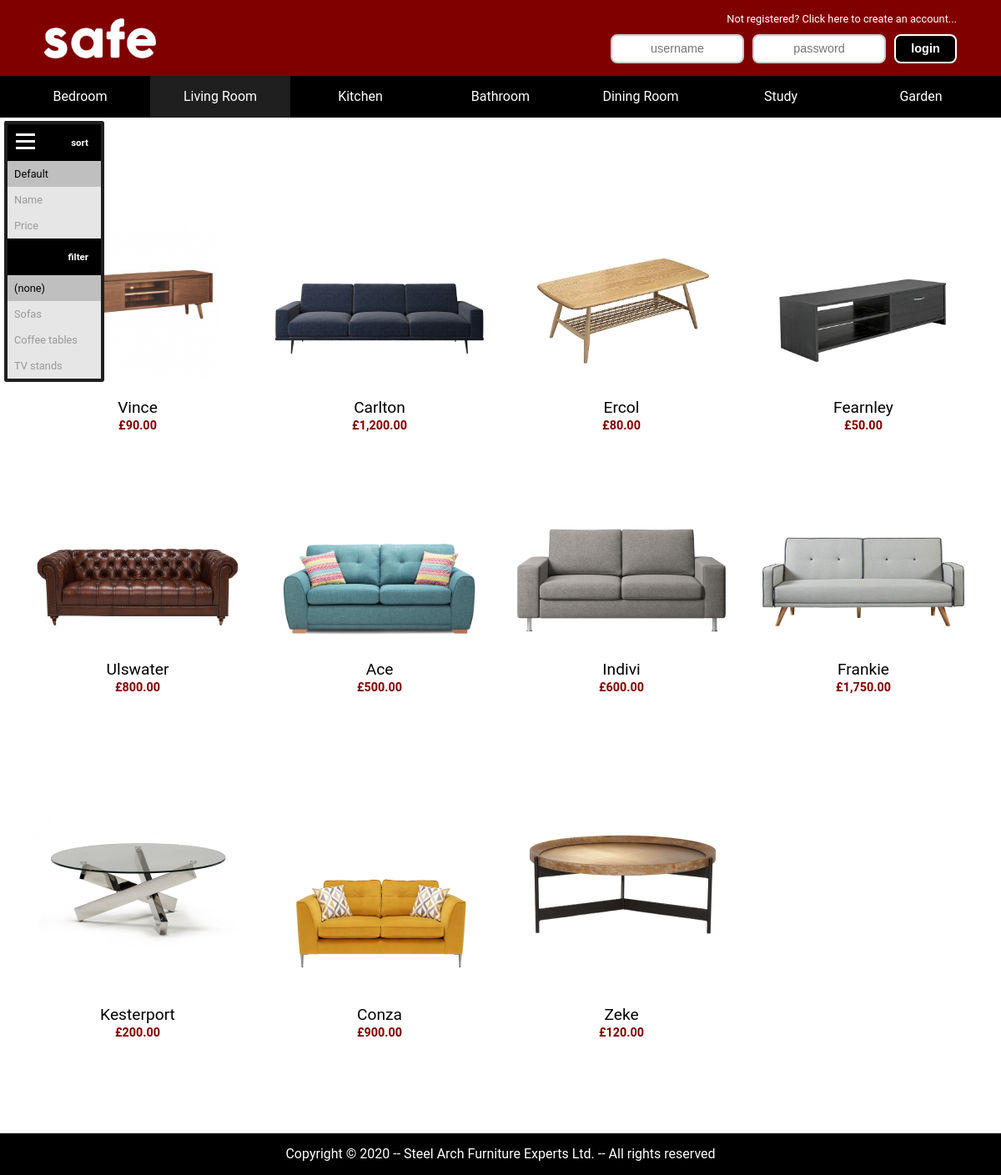
/products.php?category=livingroom, run on the app's committed database.
### tables this page shows
CREATE TABLE Product(
	ID INT NOT NULL AUTO_INCREMENT,
	Category VARCHAR(70),
	Subcategory VARCHAR(70),
	Name VARCHAR(70),
	Price DECIMAL(8,2),
	PRIMARY KEY (ID)
);

### products.php (the view, shortened to what this page needs)
<!DOCTYPE html>
<html>
	<head>
		<link rel="stylesheet" type="text/css" href="style.css">
	</head>
	<body>
		<?php require_once('menu.php'); ?>
		<?php
			if( isset($_GET['category']) ) {
				echo '<section class="side" id="side">' .
				'<div class="sort_title" onclick="menu_toggle(\'side\', \'side_icon\')">' .
				'<img src="media/side_icon.png" />sort</div>';
				echo '<a href="?category='.$_GET['category'];
				if( isset($_GET['filter']) ) {echo '&filter='.$_GET['filter'];}
				echo '"><div class="side_';
				if( isset($_GET['sort']) ) {echo 'un';}
				echo 'selected">Default</div></a>' .
				'<a href="?category='.$_GET['category'];
				if( isset($_GET['filter']) ) {echo '&filter='.$_GET['filter'];}
				echo '&sort=Name"><div class="side_';
				if( !isset($_GET['sort']) || $_GET['sort'] !== 'Name' ) {echo 'un';}
				echo 'selected">Name</div></a>' .
				'<a href="?category='.$_GET['category'];
				if( isset($_GET['filter']) ) {echo '&filter='.$_GET['filter'];}
				echo '&sort=Price"><div class="side_';
				if( !isset($_GET['sort']) || $_GET['sort'] !== 'Price' ) {echo 'un';}
				echo 'selected">Price</div></a>';
				echo '<div class="filter_title">filter</div>' .
				'<a href="?category='.$_GET['category'].'"><div class="side_';
				if( isset($_GET['filter']) ) {echo 'un';}
				echo 'selected">(none)</div></a>';
				for($i = 0 ; $i < count($categories) ; $i++) {
					if( $_GET['category'] == strtolower( str_replace(' ', '', $categories[$i]) ) ) {
						$category = $categories[$i];
					}
				}
				$result = mysqli_query($db, 'SELECT Subcategory FROM Product WHERE Category = \''.$category .'\' ' .
				'GROUP BY Subcategory ORDER BY COUNT(Subcategory) DESC;');
				while( $row = mysqli_fetch_row($result) ) {
					$filter = strtolower( str_replace(' ', '', $row[0]) );
					echo '<a href="?category='.$_GET['category'].'&filter='.$filter.'"><div class="side_';
					if(!isset($_GET['filter']) || $_GET['filter'] !== $filter) {echo 'un';}
					echo 'selected">'.$row[0].'</div></a>';
				}
				echo '</section>' .
				'<section class="side_icon" id="side_icon" onclick="menu_toggle(\'side_icon\', \'side\')">' .
				'<img src="media/side_icon.png" /></section>';
				echo '<section class="products">';
				$query = 'SELECT ID, Name, Price FROM Product WHERE Category = \''.$category.'\'';
				$result = mysqli_query($db, $query.';');
				while( $row = mysqli_fetch_assoc($result) ) {
					echo '<div><img src="furniture/'.$row['Name'].'.jpg" class="furniture" />' .
					'<p><span style="font-size:1.2em;">'.$row['Name'].'</span>' .
					'<br><span style="font-size:0.9em; font-weight:bold; color:#800000">£' .
					number_format($row['Price'], 2, '.', ',').'</span><br>';
					echo '</p></div>';
				} echo '</section>';
			}
			else {header('Location: index.php');}
		?>
	</body>
</html>

### style.css (style rules this page uses)
html { height: 100%; box-sizing: border-box; overflow-y: scroll; overflow: -moz-scrollbars-vertical; font-size: 100%; }
*, *:before, *:after { box-sizing: inherit; }
body { margin: 0px; font-family: Roboto, Montserrat, Lato, Helvetica, Trebuchet MS, Tahoma, Arial, Serif; position: relative; min-height: 100%; }
a:link, a:visited { color: inherit; text-decoration: inherit; }
.top, .links, .splash, .products { margin: auto; max-width: 1600px; text-align: center; }
.side, .basket, .basket_hidden, .side_icon, .basket_icon { position: fixed; top: 145px; outline: none; }
.side { left: 5px; min-width: 120px; border: 4px solid #1f1f1f; border-radius: 3px; font-size: 0.8em; z-index: 3; }
.side img { position: fixed; top: 159px; left: 19px; }
.side img, .side_icon img { height: 20px; }
.side_icon { left: 5px; padding: 10px; border: 4px solid #1f1f1f; border-radius: 3px; background-color: black; cursor: pointer; -webkit-user-select: none; z-index: 2; }
.sort_title, .filter_title, .basket_title, .basket_order { font-size: 0.9em; font-weight: bold; color: white; }
.sort_title, .filter_title { text-align: right; }
.sort_title, .filter_title { padding: 15px; background-color: black; -webkit-user-select: none; }
.sort_title { cursor: pointer; }
.side_selected, .side_unselected { padding: 8px; background-color: #e6e6e6; }
.side_selected { color: black; background-color: #bfbfbf; }
.side_unselected { color: #999999; }
.products { display: grid; max-width: 1400px; margin-top: 20px; padding: 40px; padding-bottom: 100px; grid-gap: 40px; align-items: last baseline; grid-template-rows: repeat( auto-fill, minmax(380px, auto) ); }
@media (min-width: 600px) { .products { grid-template-columns: repeat( 2, minmax(250px, auto) ); } }
@media (min-width: 900px) { .products { grid-template-columns: repeat( 3, minmax(250px, auto) ); } }
@media (min-width: 1200px) { .products { grid-template-columns: repeat( 4, minmax(250px, auto) ); } }
.furniture { max-width: 250px; max-height: 250px; }

### data on the page
product: Name (picture), Name "Vince", Price "90.00"
product: Name (picture), Name "Carlton", Price "1,200.00"
product: Name (picture), Name "Ercol", Price "80.00"
product: Name (picture), Name "Fearnley", Price "50.00"
product: Name (picture), Name "Ulswater", Price "800.00"
product: shows a picture, Name "Ace", Price "500.00"
product: Name (picture), Name "Indivi", Price "600.00"
product: Name (picture), Name "Frankie", Price "1,750.00"
product: Name (picture), Name "Kesterport", Price "200.00"
product: Name (picture), Name "Conza", Price "900.00"
product: Name (picture), Name "Zeke", Price "120.00"

### other printed values
$categories[$i] "Bedroom"
$categories[$i] "Living Room"
$categories[$i] "Kitchen"
$categories[$i] "Bathroom"
$categories[$i] "Dining Room"
$categories[$i] "Study"
$categories[$i] "Garden"
$row[0] "Sofas"
$row[0] "Coffee tables"
$row[0] "TV stands"
